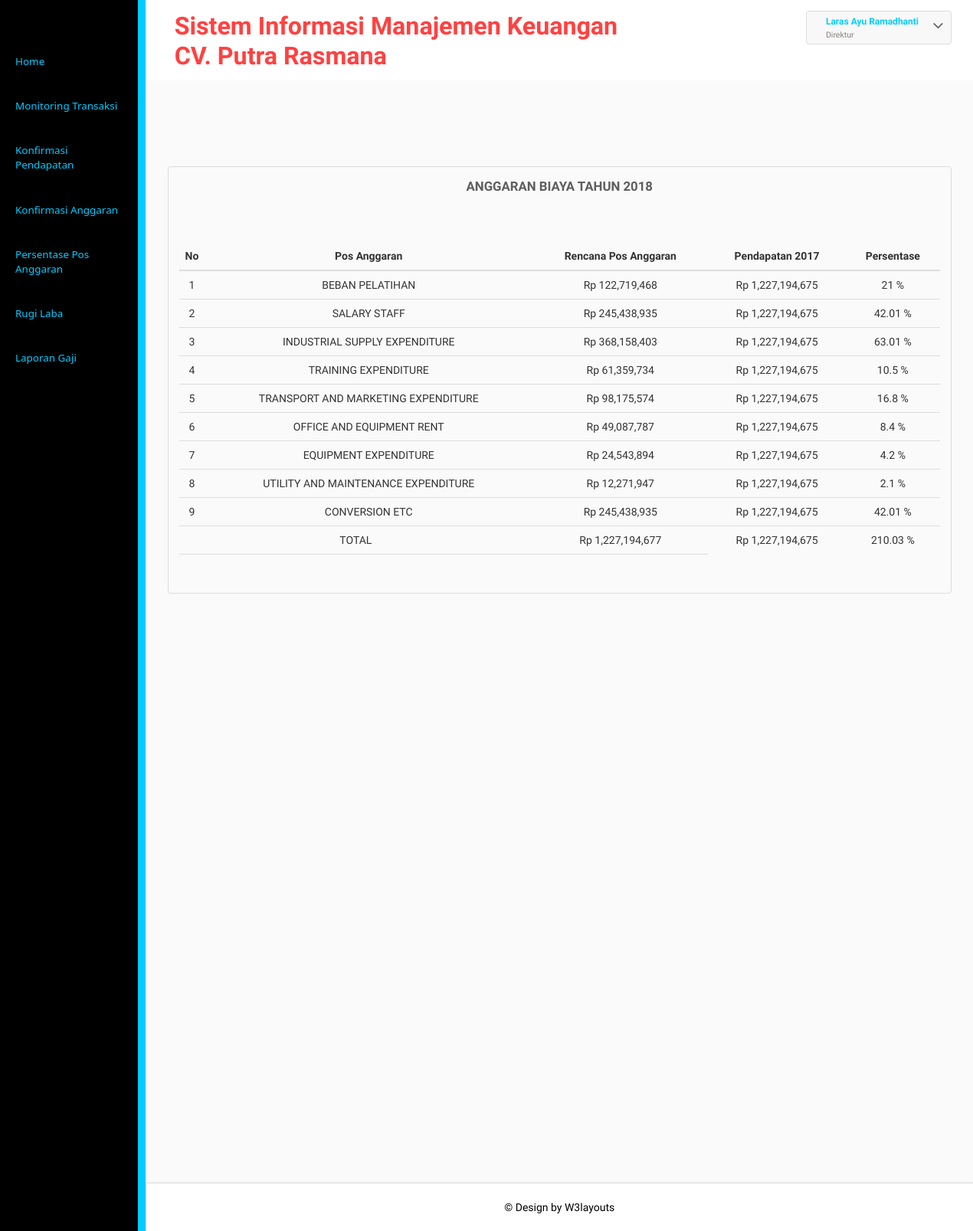
The page /direktur/ (signed in) on the database as committed earlier.
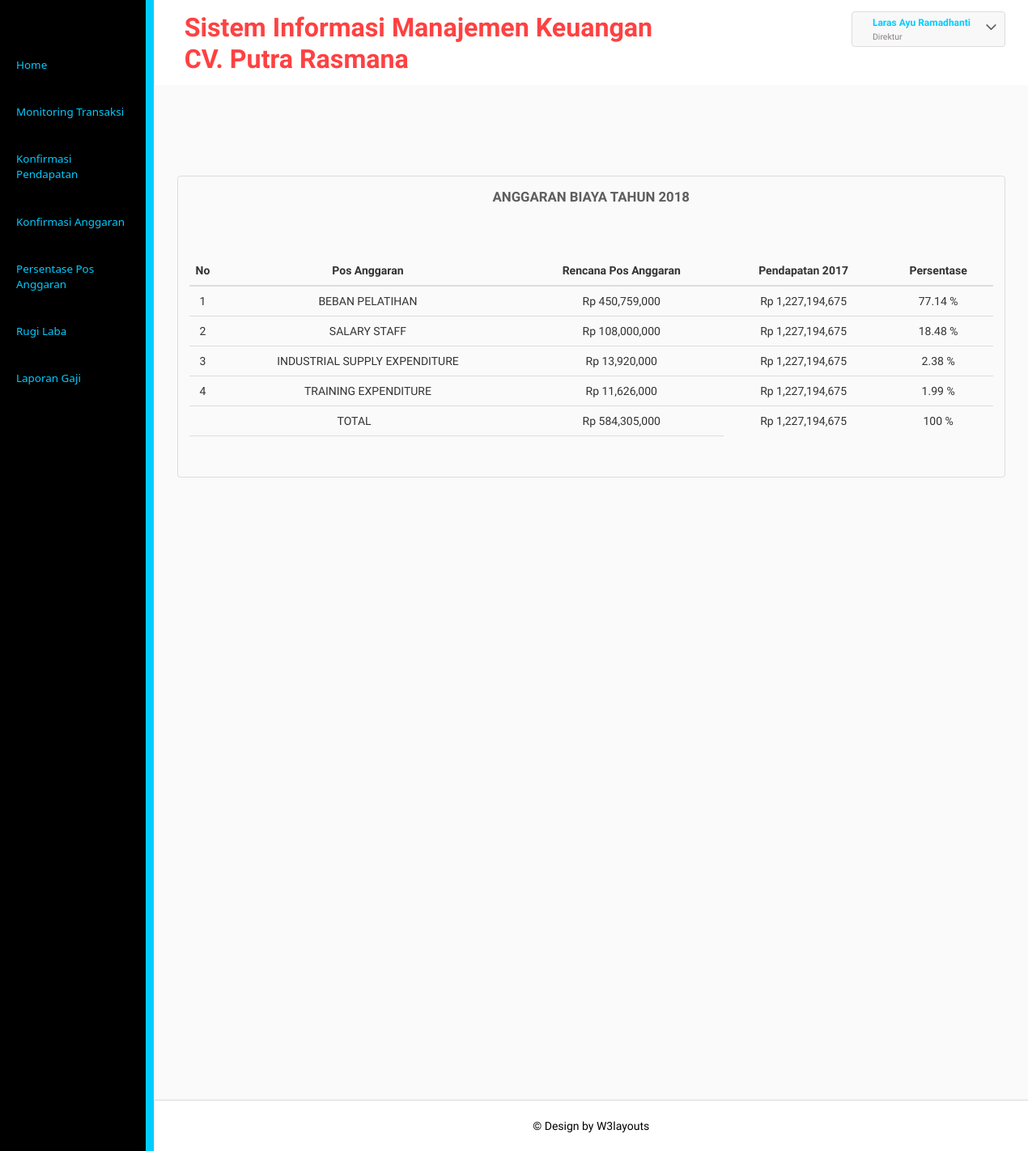
The same page on the database as committed later.
### tables this page shows
CREATE TABLE `detailanggaran` (
  `kd_anggaranperusahaan` varchar(25) NOT NULL,
  `kd_jenisanggaran` varchar(25) NOT NULL,
  `jumlahanggaranperusahaan` int(11) NOT NULL
);

CREATE TABLE `jenisanggaran` (
  `kd_jenisanggaran` varchar(25) NOT NULL,
  `jenisanggaran` varchar(50) NOT NULL
);

### direktur/libfunc.php (the view, shortened to what the changed rows need)
<?php
function headmin(){
	$iduser=$_SESSION['idadm'];
	$link=koneksidb();
	$sql="SELECT * FROM pengguna pg INNER JOIN pegawai p ON pg.id_pegawai=p.id_pegawai WHERE id_pengguna='$iduser'";
	$res=mysqli_query($link,$sql);
	$data=mysqli_fetch_array($res);
	?>
	<!DOCTYPE HTML>
<html>
<head>
	<link href="../css/bootstrap.css" rel="stylesheet" type="text/css" media="all">
	<link href="../css/style.css" rel="stylesheet" type="text/css" media="all"/>
	<link href="../css/font-awesome.css" rel="stylesheet">
</head>
<body>
	<div class="page-container">
		<div class="left-content">
			<div class="mother-grid-inner">
				<div class="header-main">
					<div class="header-left">
						<div class="logo-name">
							<a href="index">
								<h1>Sistem Informasi Manajemen Keuangan</h1>
									<h1><marquee> CV. Putra Rasmana</marquee></h1>
									</a>
							</div>
							<div class="clearfix"> </div>
						</div>
						<div class="header-right">
							<div class="profile_details">
								<ul>
									<li class="dropdown profile_details_drop">
										<a href="#" class="dropdown-toggle" data-toggle="dropdown" aria-expanded="false">
											<div class="profile_img">
												<div class="user-name">
													<p><?php echo $data['nama'];?></p>
													<span><?php echo $data['level'];?></span>
												</div>
												<i class="fa fa-angle-down lnr"></i>
												<div class="clearfix"></div>
											</div>
										</a>
									</li>
								</ul>
							</div>
							<div class="clearfix"> </div>
						</div>
						<div class="clearfix"> </div>
					</div>
			<?php
		}
		function sidemin(){
			?>
			<div class="sidebar-menu">
				<div class="logo"> <a href="#" class="sidebar-icon"> <span class="fa fa-bars"></span> </a>  </div>
				<div class="menu">
					<ul id="menu" >
						<li id="menu-home" ><a href="../direktur"><span>Home</span></a></li>
						<li><a href="monitoringtransaksi.php"><span>Monitoring Transaksi</span></a></li>
						<li><a href="kpendapatan.php"><span>Konfirmasi Pendapatan</span></a></li>
						<li><a href="kanggaranbiaya.php"><span>Konfirmasi Anggaran </span></a></li>
						<li><a href="persentase.php"><span>Persentase Pos Anggaran </span></a></li>
						<li><a href="trugilaba.php"><span>Rugi Laba</span></a></li>
						<li><a href="lapgaji.php"><span>Laporan Gaji</span></a></li>
					</ul>
				</div>
			</div>
		</div>
	</body>
	</html>
			<?php
		}
		function mainmin(){
			headmin();
			$link=koneksidb();
	?>
	<div class="inner-block">
		<div class="table-agile-info">
			<div class="panel panel-default">
        <div class="chit-chat-heading">
          Anggaran Biaya Tahun 2018
        </div>
        <br>
				<div class="">
					<?php
						$sql1="SELECT *, SUM(jumlahpendapatan) AS total, SUBSTR(tanggal,1,4) AS tahun FROM pendapatan WHERE kd_pendapatan LIKE '%PDP%' AND kd_pendapatan!='PDP00000' AND SUBSTR(tanggal,1,4)!='2018' GROUP BY SUBSTR(tanggal,1,4)";
						$res1=mysqli_query($link,$sql1);
						$data1=mysqli_fetch_array($res1);
						$sql7="SELECT SUM(kredit) AS total FROM kasbesar k INNER JOIN jenisanggaran j ON k.kd_jenisanggaran=j.kd_jenisanggaran WHERE tanggal LIKE '%$data1[tahun]%' AND k.kd_jenisanggaran!='RK04' GROUP BY SUBSTR(k.kd_jenisanggaran,1,2)";
						$res7=mysqli_query($link,$sql7);
						$data7=mysqli_fetch_array($res7);
						$sql4="SELECT SUM(kredit) AS pajak, jenisanggaran FROM kasbesar k INNER JOIN jenisanggaran j ON k.kd_jenisanggaran=j.kd_jenisanggaran WHERE tanggal LIKE '%$data1[tahun]%' AND k.kd_jenisanggaran!='RK13' GROUP BY k.kd_jenisanggaran";
						$res4=mysqli_query($link,$sql4);
						$data4=mysqli_fetch_array($res4);
						$laba=$data1['total']-$data7['total']-$data4['pajak'];
					?>
					<table class="table table-hover">
						<thead>
							<tr>
								<th style="width:20px;"><center>No</center></th>
								<th><center>Pos Anggaran</center></th>
								<th><center>Rencana Pos Anggaran</center></th>
								<th><center>Pendapatan 2017</center></th>
								<th><center>Persentase</center></th>
							</tr>
						</thead>
						<tbody>
						<?php
							$sql1="SELECT * FROM anggaranperusahaan p INNER JOIN detailanggaran d ON p.kd_anggaranperusahaan=d.kd_anggaranperusahaan INNER JOIN jenisanggaran j ON d.kd_jenisanggaran=j.kd_jenisanggaran WHERE p.kd_anggaranperusahaan LIKE '%2018%'";
							$res1=mysqli_query($link,$sql1);
							$i=1;
							while($data1=mysqli_fetch_array($res1)){
								$pers=$data1['jumlahanggaranperusahaan']/584305000 * 100;
								$ar[$i]=$data1['jumlahanggaranperusahaan'];
								$ar1[$i]=$pers;
								?>
								<tr>
									<td><center><?php echo $i;?></center></td>
									<td><center><?php echo strtoupper($data1['jenisanggaran']);?></center></td>
									<td><center><?php echo "Rp ".strtoupper(number_format($data1['jumlahanggaranperusahaan']));?></center></td>
									<td><center><?php echo "Rp ".strtoupper(number_format($laba));?></center></td>
									<td><center><?php echo round($pers,2)." %"; ?></center></td>
								</tr>
									<?php
									$i++;
								}
								$totalbeban=array_sum($ar);
								$totalpers=array_sum($ar1);
							?>
							<tr>
								<td colspan="2"><center>TOTAL</center></td>
								<td><center><?php echo "Rp ".strtoupper(number_format($totalbeban));?></center></td>
								<td><center><?php echo "Rp ".strtoupper(number_format($laba));?></center></td>
								<td><center><?php echo round($totalpers,2)." %"; ?></center></td>
							</tr>
							<tr>
								<td colspan="2"><center></center></td>
								<td></td>
							</tr>
							</tbody>
						</table>
				</div>
			</div>
		</div>
	</div>
	<div class="copyrights">
		<p>© Design by  <a href="http://w3layouts.com/" target="_blank">W3layouts</a> </p>
	</div>
</div>
</div>
<?php
			sidemin();
}
?>

Rows that differ between the two databases and show on the page:
removed detailanggaran: kd_jenisanggaran.jenisanggaran "TRANSPORT AND MARKETING EXPENDITURE", jumlahanggaranperusahaan "98,175,574", laba "1,227,194,675", jumlahanggaranperusahaan "16.8"
removed detailanggaran: kd_jenisanggaran.jenisanggaran "OFFICE AND EQUIPMENT RENT", jumlahanggaranperusahaan "49,087,787", laba "1,227,194,675", jumlahanggaranperusahaan "8.4"
removed detailanggaran: kd_jenisanggaran.jenisanggaran "EQUIPMENT EXPENDITURE", jumlahanggaranperusahaan "24,543,894", laba "1,227,194,675", jumlahanggaranperusahaan "4.2"
removed detailanggaran: kd_jenisanggaran.jenisanggaran "UTILITY AND MAINTENANCE EXPENDITURE", jumlahanggaranperusahaan "12,271,947", laba "1,227,194,675", jumlahanggaranperusahaan "2.1"
removed detailanggaran: kd_jenisanggaran.jenisanggaran "CONVERSION ETC", jumlahanggaranperusahaan "245,438,935", laba "1,227,194,675", jumlahanggaranperusahaan "42.01"
changed detailanggaran "BEBAN PELATIHAN": jumlahanggaranperusahaan "122,719,468" → "450,759,000"; jumlahanggaranperusahaan "21" → "77.14"
changed detailanggaran "SALARY STAFF": jumlahanggaranperusahaan "245,438,935" → "108,000,000"; jumlahanggaranperusahaan "42.01" → "18.48"
changed detailanggaran "INDUSTRIAL SUPPLY EXPENDITURE": jumlahanggaranperusahaan "368,158,403" → "13,920,000"; jumlahanggaranperusahaan "63.01" → "2.38"
changed detailanggaran "TRAINING EXPENDITURE": jumlahanggaranperusahaan "61,359,734" → "11,626,000"; jumlahanggaranperusahaan "10.5" → "1.99"
Other text that changed with them:
$totalbeban: "1,227,194,677" → "584,305,000"
$totalpers: "210.03" → "100"
